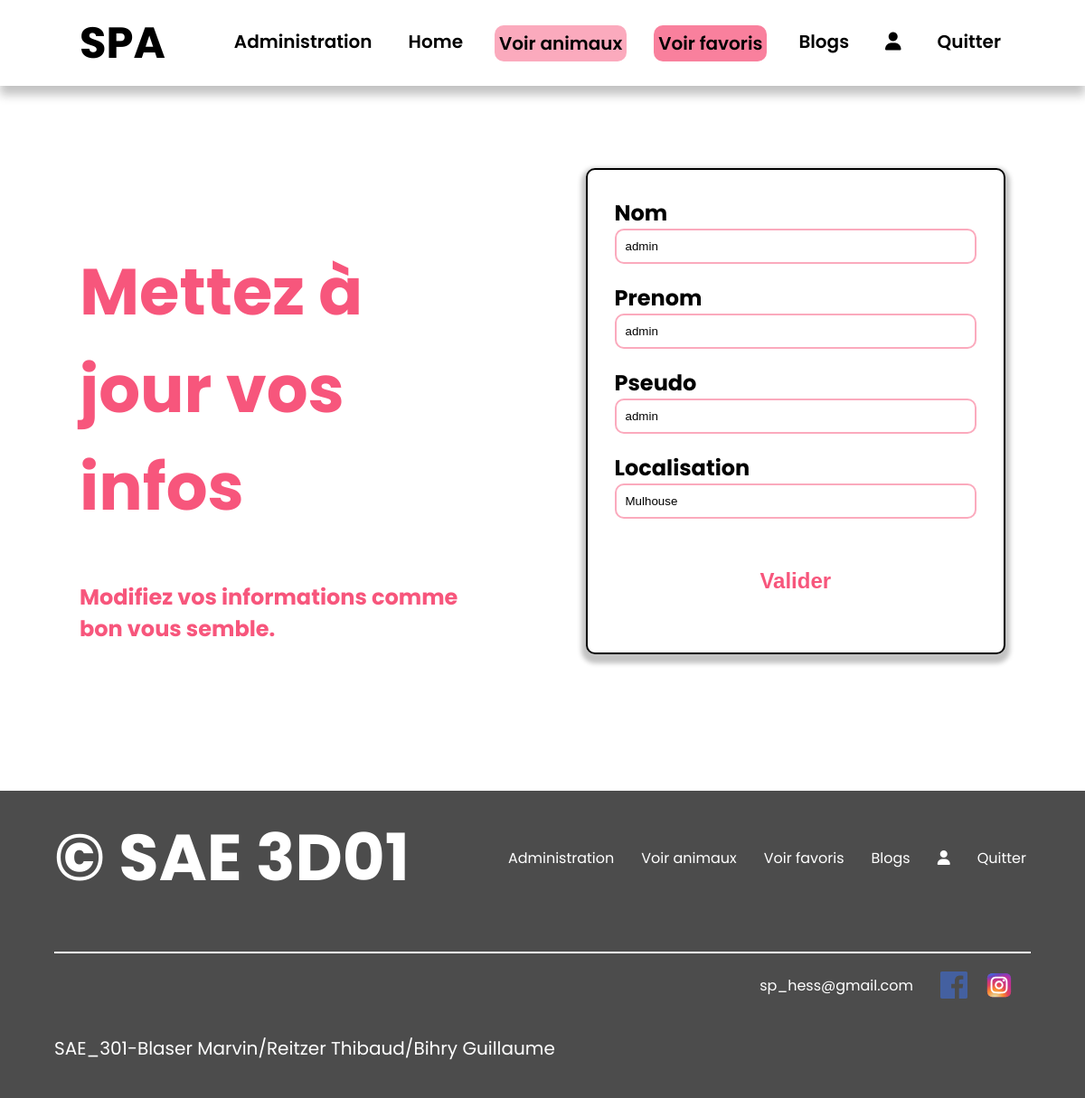
/index.php?action=modifierProfil&&idProfil=6 (signed in), run on the app's committed database.
### tables this page shows
CREATE TABLE IF NOT EXISTS `utilisateur` (
  `id_utilisateur` int NOT NULL AUTO_INCREMENT,
  `nom` varchar(254) NOT NULL,
  `prenom` varchar(254) NOT NULL,
  `pseudo` varchar(254) NOT NULL,
  `motDePasse` varchar(254) NOT NULL,
  `localisation` varchar(254) NOT NULL,
  `role` varchar(255) NOT NULL,
  PRIMARY KEY (`id_utilisateur`)
);

### modele/utilisateur.php (called while the page is built, shortened)
<?php
require_once "modele/modele.php";
class Utilisateur extends database {
    public function getUtilisateurByID($idUser) {
        $req = '
        SELECT id_utilisateur, nom, prenom, pseudo, localisation
        FROM `utilisateur`
        WHERE utilisateur.id_utilisateur = ?
        ';
        $res = $this->execReqPrep($req, array($idUser))[0];
        return $res;
    }
}

### modele/modele.php (called while the page is built, shortened)
<?php
abstract class database {
    private $bdd;
    protected function execReqPrep($req, $data){
        $reponse = $this->connexionBDD()->prepare($req);
        $reponse->execute($data);
        return $reponse->fetchAll(PDO::FETCH_ASSOC);
    }
    private function connexionBDD() {
        if(!isset($this->bdd)){
            try {
                $options=array(PDO::MYSQL_ATTR_INIT_COMMAND => "SET NAMES utf8");
                $this->bdd=new PDO('mysql:host='.DBHOST.';dbname='.DBNAME, DBUSER, DBPWD, $options);
            }
            catch(Exception $err) {
                throw new Exception("Connexion à la BDD");
            }
        }
        return $this->bdd;
    }
}

### vue/utilisateur/edit.php (the view, shortened to what this page needs)
<?php
if (isset($_SESSION['USER'])) {
    ?>
    <section class="user_interface">
        <div class="hero">
            <h1>Mettez à jour vos infos</h1>
            <span>Modifiez vos informations comme bon vous semble.</span>
        </div>
        <div class="user_right">
            <form action=<?= $_SERVER['PHP_SELF'] . "?action=modifierProfil&&idProfil=" . $_GET['idProfil'] ?> method="POST">
                <div class="form_elt">
                    <label for="">
                        <span>Nom</span>
                        <input type="text" name="nom" value="<?= $utilisateur['nom'] ?>" class="texte"
                            placeholder="indiquez nom">
                    </label>
                </div>
                <div class="form_elt">
                    <label for="">
                        <span>Prenom</span>
                        <input type="text" name="prenom" value="<?= $utilisateur['prenom'] ?>" class="texte"
                            placeholder="indiquez prenom">
                    </label>
                </div>
                <div class="form_elt">
                    <label for="">
                        <span>Pseudo</span>
                        <input type="text" name="pseudo" value="<?= $utilisateur['pseudo'] ?>" class="texte"
                            placeholder="indiquez pseudo">
                    </label>
                </div>
                <div class="form_elt">
                    <label for="">
                        <span>Localisation</span>
                        <input type="text" name="localisation" value="<?= $utilisateur['localisation'] ?>" class="texte"
                            placeholder="indiquez localisation">
                    </label>
                </div>
                <input type="submit" class="valid valid_button" name="ok" value="Valider">
            </form>
        </div>
    </section>
    <?php
}
require "vue/gabarit.php";

### style/style.css (style rules this page uses)
:root { --secondary: #f7567c; --secondary-75: rgba(247, 86, 124, 0.75); --secondary-50: rgba(247, 86, 124, 0.5); --secondary-25: rgba(247, 86, 124, 0.25); --secondary-10: rgba(247, 86, 124, 0.1); --primary: #111; --primary-75: rgba(17, 17, 17, 0.75); --primary-50: rgba(17, 17, 17, 0.5); --primary-25: rgba(17, 17, 17, 0.25); --primary-10: rgba(17, 17, 17, 0.1); --body_bg: #fff; }
body { padding: 0; margin: 0; font-family: "Poppins", sans-serif; background-color: var(--body_bg); }
section { max-width: 1024px; min-height: 90vh; margin-left: auto; margin-right: auto; }
.valid { margin: 25px 0px; }
.hero { display: flex; flex-direction: column; gap: 30px; width: 80%; color: white; margin-top: 5%; }
input::placeholder { color: black; font-weight: bold; }
.valid_button { background-color: var(--secondary); color: white; font-weight: bold; font-size: 24px; padding: 10px; border: none; border-radius: 10px; cursor: pointer; width: fit-content; transition: 0.4s; border: solid 2px transparent; align-items: center; }
.user_interface { display: flex; align-items: center; gap: 10%; }
.user_interface .hero { width: fit-content; }
.user_interface .hero h1, .user_interface .hero span { color: var(--secondary); }
.user_right { display: flex; flex-direction: column; gap: 20px; background-color: rgba(255, 255, 255, 0.59); padding: 30px; border-radius: 10px; width: 70%; border: solid 2px black; box-shadow: 0px 5px 5px 5px var(--primary-25); }
.user_right label { display: flex; flex-direction: column; }
.user_right label input { border-radius: 10px; border: none; padding: 10px; }
.user_right label input { border: solid 2px var(--secondary-50); }
input { border-radius: 10px; border: 1px solid black; padding: 10px; }
.user_right form { display: flex; flex-direction: column; gap: 20px; }
.user_right .valid_button { background-color: rgba(255, 255, 255, 0.559); border-radius: 10px; padding: 10px; font-weight: bold; color: var(--secondary); border: none; width: auto; cursor: pointer; font-size: 24px; display: flex; flex-direction: column; gap: 30px; }

### style/assets.css (style rules this page uses)
:root { --secondary: #F7567C; --secondary-75: rgba(247, 86, 124, 0.75); --secondary-50: rgba(247, 86, 124, 0.50); --secondary-25: rgba(247, 86, 124, 0.25); --secondary-10: rgba(247, 86, 124, 0.10); --primary: #111; --primary-75: rgba(17, 17, 17, 0.75); --primary-50: rgba(17, 17, 17, 0.50); --primary-25: rgba(17, 17, 17, 0.25); --primary-10: rgba(17, 17, 17, 0.10); --body_bg: #FFF; }
h1 { font-size: 72px; font-style: normal; font-weight: 700; line-height: normal; margin-top: 20px; margin-bottom: 20px; }
span { font-size: 24px; font-style: normal; font-weight: bold; line-height: normal; }

### data on the page
utilisateur: nom "admin", prenom "admin", pseudo "admin", localisation "Mulhouse"

### other printed values
$header "SPA"
$footer "© SAE 3D01"
